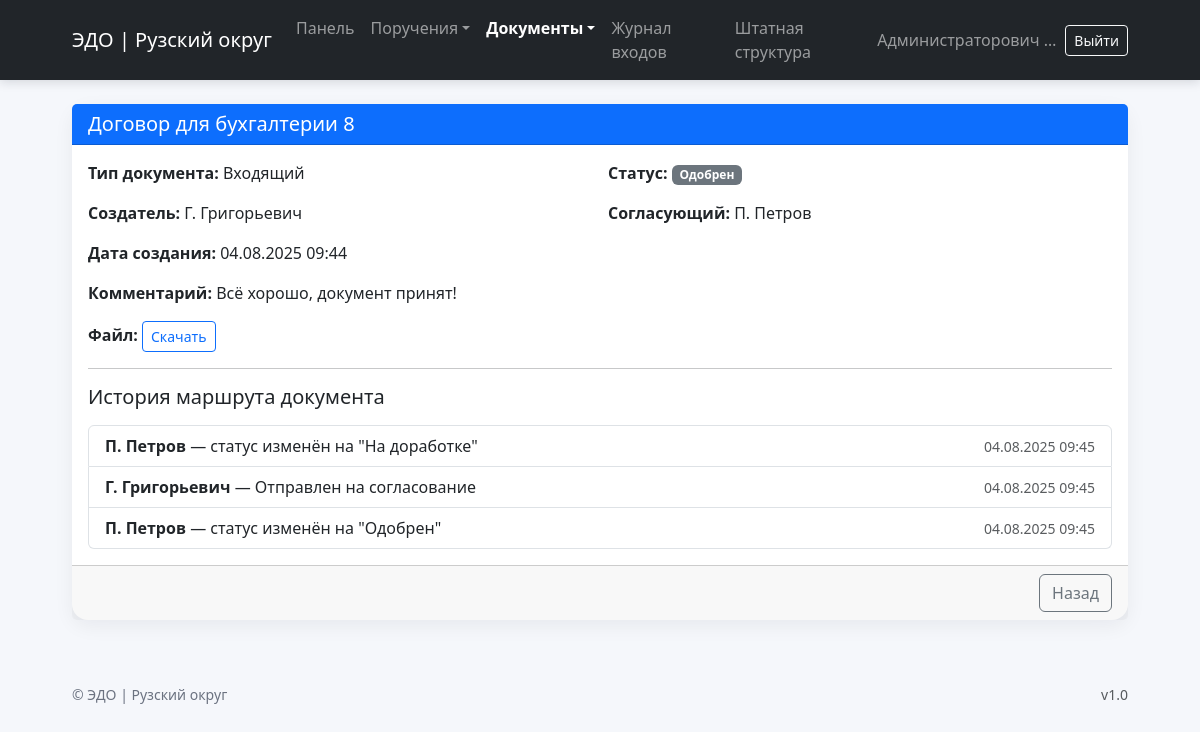
The app's page /document/12/ (signed in) with its own data.
### users/models.py (models this page shows, shortened)
class Document(models.Model):
    STATUS_CHOICES = [
        ('на согласовании', 'На согласовании'),
        ('одобрен', 'Одобрен'),
        ('на доработке', 'На доработке'),
    ]
    TYPE_CHOICES = [
        ('Исходящий', 'Исходящий'),
        ('Входящий', 'Входящий'),
        ('Внутренний', 'Внутренний'),
    ]
    title = models.CharField("Краткое содержание", max_length=255)
    type_choices = models.CharField("Тип документа", max_length=20, choices=TYPE_CHOICES, blank=True, null=True)
    description = models.TextField("Краткое описание", blank=True)
    file = models.FileField("Файл", upload_to='documents/')
    department = models.ForeignKey('Department', on_delete=models.CASCADE, blank=True, null=True)
    status = models.CharField(max_length=20, choices=STATUS_CHOICES, default='на согласовании')
    reviewer_comment = models.TextField("Комментарий руководителя", blank=True)
    creator = models.ForeignKey(User, on_delete=models.CASCADE, related_name="doc_creators", blank=True, null=True)
    executor = models.ForeignKey(User, verbose_name="Кто будет согласовывать?", on_delete=models.CASCADE, related_name="doc_executors", blank=True, null=True)
    created_at = models.DateTimeField(auto_now_add=True)

class DocumentActionLog(models.Model):
    ACTION_CHOICES = [
        ('отправлен на согласование', 'Отправлен на согласование'),
        ('отправлен на доработку', 'Отправлен на доработку'),
        ('повторно отправлен', 'Повторно отправлен'),
    ]
    document = models.ForeignKey('Document', on_delete=models.CASCADE, related_name='action_logs')
    user = models.ForeignKey(User, on_delete=models.CASCADE)
    action = models.CharField(max_length=50, choices=ACTION_CHOICES)
    timestamp = models.DateTimeField(auto_now_add=True)

### users/views.py (the view)
# urls.py: path('document/<int:document_id>/', document_detail, name='document_detail'),
@login_required
def document_detail(request, document_id):
    doc = get_object_or_404(Document, id=document_id)
    return render(request, 'users/document_detail.html', {'doc': doc})

### templates/users/document_detail.html (shortened to what this page needs)
{% extends 'base.html' %}
{% block content %}
<div class="card">
  <div class="card-header bg-primary text-white"><h5 class="mb-0">{{ doc.title }}</h5></div>
  <div class="card-body">
    <div class="row g-3">
      <div class="col-md-6"><strong>Тип документа:</strong> {{ doc.type_choices|default:"—" }}</div>
      <div class="col-md-6"><strong>Статус:</strong> <span class="badge bg-secondary">{{ doc.get_status_display }}</span></div>
      <div class="col-md-6"><strong>Создатель:</strong> {{ doc.creator.get_full_name|default:doc.creator.username }}</div>
      <div class="col-md-6"><strong>Согласующий:</strong> {{ doc.executor.get_full_name|default:doc.executor.username }}</div>
      <div class="col-md-6"><strong>Дата создания:</strong> {{ doc.created_at|date:"d.m.Y H:i" }}</div>
      <div class="col-12"><strong>Комментарий:</strong> {{ doc.reviewer_comment|default:"—" }}</div>
      {% if doc.file %}
      <div class="col-12"><strong>Файл:</strong> <a href="{{ doc.file.url }}" class="btn btn-sm btn-outline-primary" target="_blank" download>Скачать</a></div>
      {% endif %}
    </div>
    <hr>
    <h5 class="mb-3">История маршрута документа</h5>
    {% if doc.action_logs.all %}
      <ul class="list-group">
        {% for log in doc.action_logs.all %}
          <li class="list-group-item d-flex justify-content-between align-items-center">
            <div><strong>{{ log.user.get_full_name|default:log.user.username }}</strong> — {{ log.get_action_display }}</div>
            <small class="text-muted">{{ log.timestamp|date:"d.m.Y H:i" }}</small>
          </li>
        {% endfor %}
      </ul>
    {% else %}
      <p class="text-muted mb-0">История действий отсутствует.</p>
    {% endif %}
  </div>
  <div class="card-footer text-end">
    <a href="{% url 'archive' %}" class="btn btn-outline-secondary">Назад</a>
  </div>
</div>
{% endblock %}

### templates/base.html (shortened to what this page needs)
{% load static %}
<!DOCTYPE html>
<html lang="ru">
<head>
  <link href="https://cdn.jsdelivr.net/npm/bootstrap@5.3.3/dist/css/bootstrap.min.css" rel="stylesheet">
</head>
<body>
<nav class="navbar navbar-expand-lg navbar-dark bg-dark">
  <div class="container container-narrow">
    <a class="navbar-brand" href="{% url 'dashboard' %}">ЭДО | Рузский округ</a>
    <div class="collapse navbar-collapse" id="mainNavbar">
      <ul class="navbar-nav me-auto mb-2 mb-lg-0">
        {% if user.is_authenticated %}
          <li class="nav-item">
            <a class="nav-link {% if request.resolver_match.url_name == 'dashboard' %}active{% endif %}" href="{% url 'dashboard' %}">Панель</a>
          </li>
          <li class="nav-item dropdown">
            <a class="nav-link dropdown-toggle {% if request.resolver_match.url_name in 'task_list create_task edit_task' %}active{% endif %}" href="#" role="button" data-bs-toggle="dropdown">Поручения</a>
          </li>
          <li class="nav-item dropdown">
            <a class="nav-link dropdown-toggle {% if request.resolver_match.url_name in 'create_document documents_for_review documents_for_update archive document_detail review_document' %}active{% endif %}" href="#" role="button" data-bs-toggle="dropdown">Документы</a>
          </li>
          {% if not request.user.groups.all.0.name == 'Сотрудник' %}
          <li class="nav-item">
            <a class="nav-link {% if request.resolver_match.url_name == 'login_journal' %}active{% endif %}" href="{% url 'login_journal' %}">Журнал входов</a>
          </li>
          <li class="nav-item">
            <a class="nav-link {% if request.resolver_match.url_name in 'staff_structure_view staff_structure' %}active{% endif %}" href="{% url 'staff_structure_view' %}">Штатная структура</a>
          </li>
          {% endif %}
        {% endif %}
      </ul>
      {% if user.is_authenticated %}
        <div class="d-flex align-items-center gap-2">
          <span class="navbar-text text-truncate" style="max-width: 180px;">
            {{ request.user.last_name }} {{ request.user.first_name }}
          </span>
          <form action="{% url 'logout' %}" method="post" class="d-inline">
            <button class="btn btn-outline-light btn-sm">Выйти</button>
          </form>
        </div>
      {% endif %}
    </div>
  </div>
</nav>
<main class="content-wrap">
  <div class="container container-narrow">
    {% block content %}{% endblock %}
  </div>
</main>
<footer class="footer py-4">
  <div class="container container-narrow d-flex justify-content-between small">
    <span>© {{ now|date:"Y" }} ЭДО | Рузский округ</span>
    <span class="text-muted">v1.0</span>
  </div>
</footer>
</body>
</html>

### templates/base.html (style rules this page uses)
:root { --edo-primary:#0d6efd; --edo-dark:#111827; --edo-muted:#6b7280; --edo-card-radius: 1rem; }
body { background: #f5f7fb; }
.navbar { box-shadow: 0 2px 10px rgba(17,24,39,0.15); }
.navbar .nav-link.active, .navbar .dropdown-item.active { font-weight: 600; }
.container-narrow { max-width: 1080px; }
.card { border: 0; border-radius: var(--edo-card-radius); box-shadow: 0 6px 20px rgba(17,24,39,0.06); }
.card-header { border-top-left-radius: var(--edo-card-radius); border-top-right-radius: var(--edo-card-radius); }
.content-wrap { padding: 24px 0 40px; }
footer.footer { color: var(--edo-muted); }

### records on screen
Document: title "Договор для бухгалтерии 8", type_choices "Входящий", status "Одобрен", creator.get_full_name "Г. Григорьевич", executor.get_full_name "П. Петров", created_at "04.08.2025 09:44", reviewer_comment "Всё хорошо, документ принят!"
DocumentActionLog: user.get_full_name "П. Петров", action "статус изменён на \"На доработке\"", timestamp "04.08.2025 09:45"
DocumentActionLog: user.get_full_name "Г. Григорьевич", action "Отправлен на согласование", timestamp "04.08.2025 09:45"
DocumentActionLog: user.get_full_name "П. Петров", action "статус изменён на \"Одобрен\"", timestamp "04.08.2025 09:45"

### other values on screen
{{ request.user.last_name }} "Администраторович"
{{ request.user.first_name }} "А."
